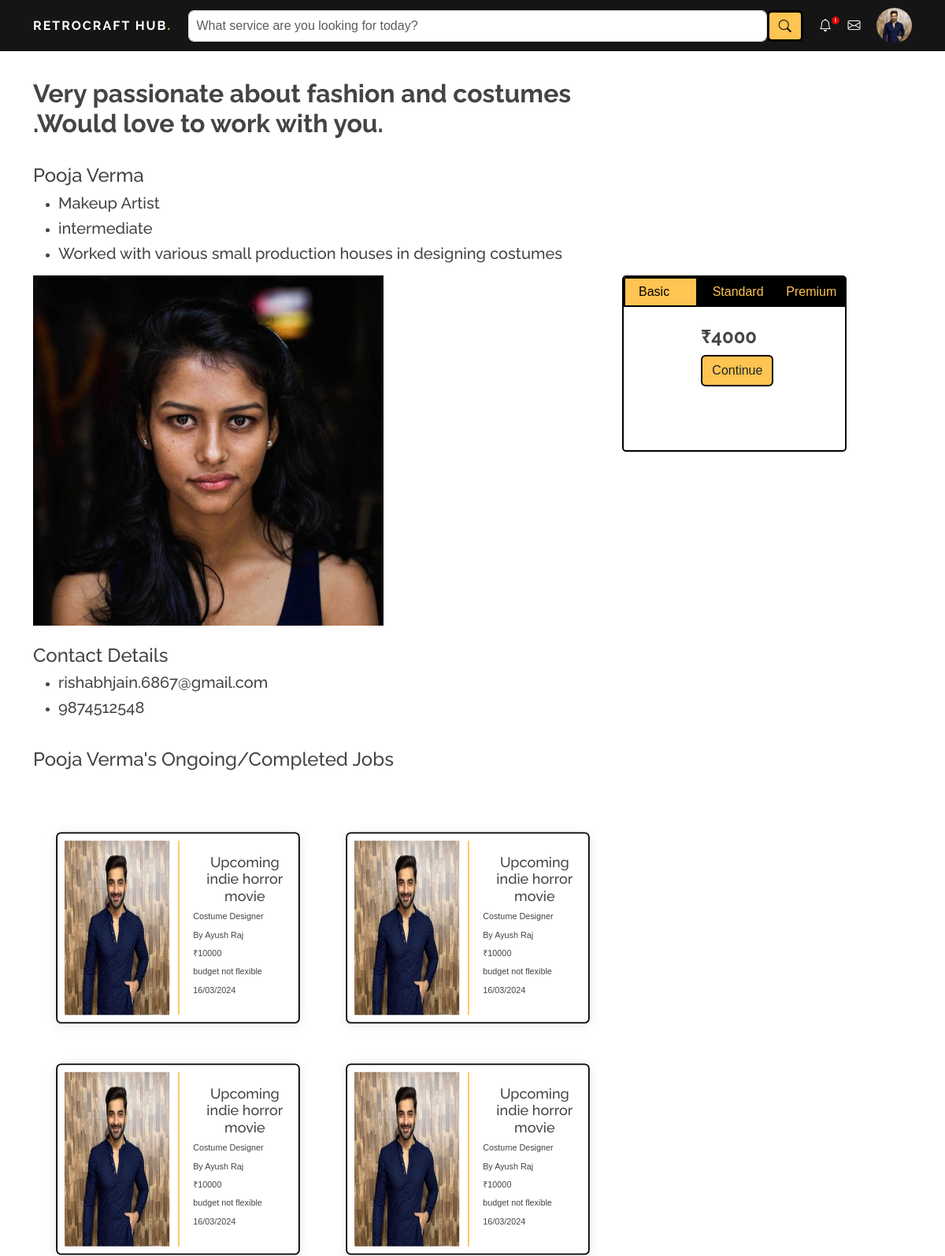
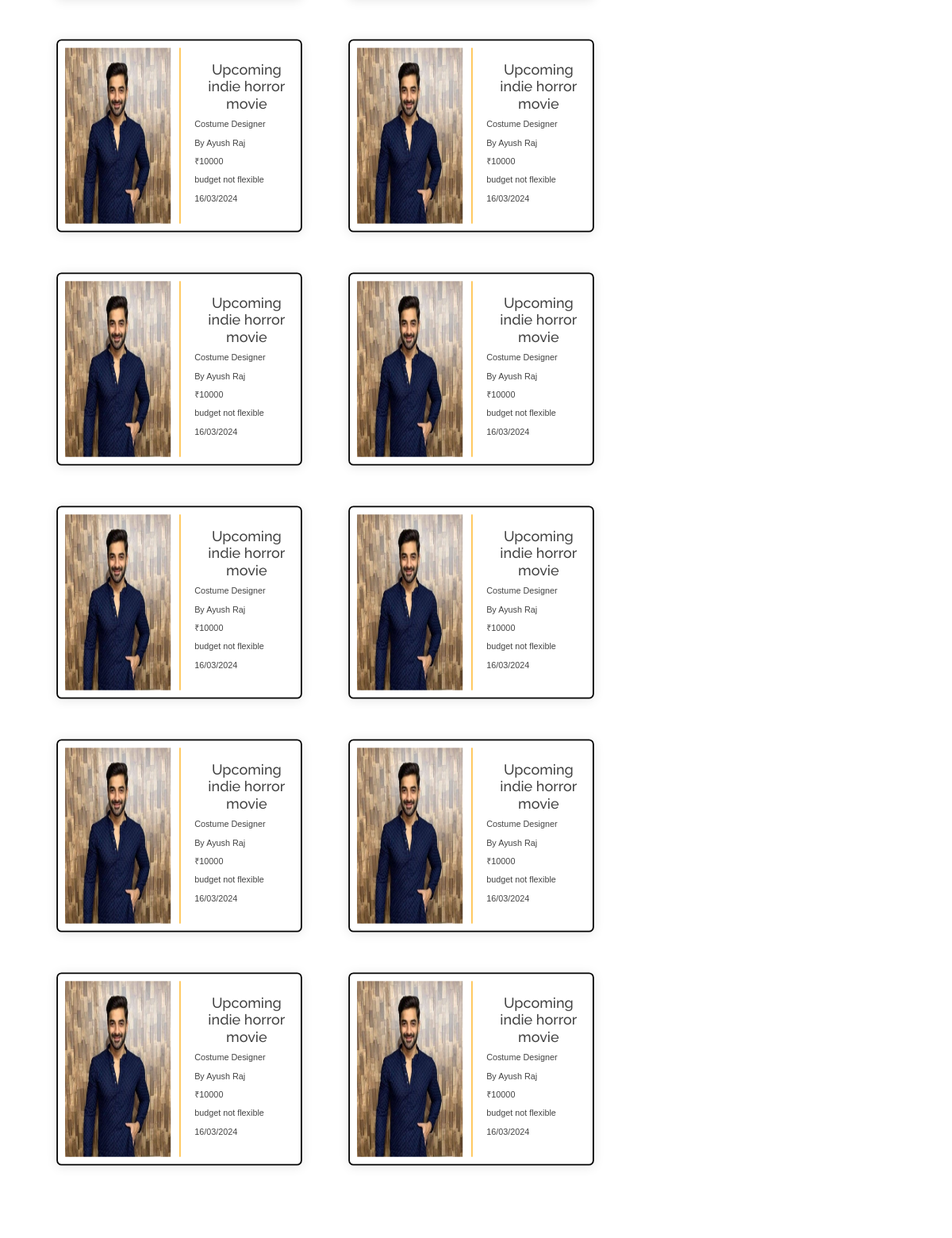
Screenshot of /professional_pp?user_id=8&professional_id=2 (signed in, upper part) with the database file from the repository (2 pictures, top to bottom).
### main.py (models this page shows)
    class User(UserMixin, db.Model):
        id = db.Column(db.Integer, primary_key=True)
        username = db.Column(db.String(20), unique=True, nullable=False)#email
        display_name=db.Column(db.String(20), nullable=False)#display name
        password = db.Column(db.String(60), nullable=False)
        v= db.Column(db.Integer, default=False)
        profile_picture = db.Column(db.String, nullable=True)
        purpose = db.Column(db.String(20), nullable=True)
        team_size=db.Column(db.Integer, nullable=True)
        phone_no = db.Column(db.Integer, nullable=True)
        experience = db.Column(db.String(20), nullable=True)
        occupation = db.Column(db.String(100), nullable=True)
        skills = db.Column(db.String(255), nullable=True)
        description = db.Column(db.Text, nullable=True)
        pricing1 = db.Column(db.Integer, nullable=True)
        pricing2 = db.Column(db.Integer, nullable=True)
        pricing3 = db.Column(db.Integer, nullable=True)

    class Brief(db.Model):
        id = db.Column(db.Integer, primary_key=True)
        project_title = db.Column(db.String(100),unique=True ,nullable=False)
        project_category = db.Column(db.String(100), nullable=False)
        project_description = db.Column(db.Text, nullable=False)
        project_budget = db.Column(db.Integer, nullable=False)
        budget_flexible = db.Column(db.String(10), nullable=False)
        project_timing = db.Column(db.String(100), nullable=False)
        producer_id = db.Column(db.Integer, db.ForeignKey('user.id'), nullable=False)
        producer = db.relationship('User', backref=db.backref('briefs', lazy=True))

### main.py (the view, shortened to what this page needs)
    @app.route('/professional_pp', methods=['GET', 'POST'])
    @login_required
    def professional_pp():
        if request.method == 'GET':
            user_id=request.args.get('user_id', 'Default')
            professional_id=request.args.get('professional_id', 'Default')
            professional=User.query.filter_by(id=professional_id).first()
            professional_jobs=Job.query.filter_by(professional_id=professional_id).all()
            length=len(professional_jobs)
            message=""
            if professional_jobs:
                producers=[]
                briefs=[]
                for job in professional_jobs:
                    producer=User.query.filter_by(id=job.producer_id).first()
                    producers.append(producer)
                    brief=Brief.query.filter_by(producer_id=producer.id).first()
                    briefs.append(brief)
            else:
                producers=[]
                briefs=[]
                professional_jobs=[]
                length=len(professional_jobs)
        return render_template('professional_profile_page.html',current_user=current_user,professional=professional,user_id=user_id,professional_jobs=professional_jobs,length=length,producers=producers,briefs=briefs,message=message)

### main.py (called while the page is built)
    @login_manager.user_loader
    def load_user(user_id):
        return User.query.get(int(user_id))

### templates/professional_profile_page.html (shortened to what this page needs)
<!DOCTYPE html>
<html lang="en">
<head>
  <link href="../static/assets/vendor/aos/aos.css" rel="stylesheet">
  <link href="../static/assets/vendor/bootstrap/css/bootstrap.min.css" rel="stylesheet">
  <link href="../static/assets/vendor/bootstrap-icons/bootstrap-icons.css" rel="stylesheet">
  <link href="../static/assets/vendor/boxicons/css/boxicons.min.css" rel="stylesheet">
  <link href="../static/assets/vendor/glightbox/css/glightbox.min.css" rel="stylesheet">
  <link href="../static/assets/vendor/remixicon/remixicon.css" rel="stylesheet">
  <link href="../static/assets/vendor/swiper/swiper-bundle.min.css" rel="stylesheet">
  <link href="../static/assets/css/style.css" rel="stylesheet">
</head>
<body>
  <header id="header" class="fixed-top new_header" style="padding:10px;">
    <div class="container d-flex align-items-center justify-content-lg-between " style="position:relative;">
      <h6 class="logo me-auto me-lg-0"><a href="index.html">RetroCraft Hub<span>.</span></a></h6>
    <form class="d-none d-lg-flex search_form">
        <input id="search_bar" type="text" class="form-control" placeholder="What service are you looking for today?">
        <button id="search_button" type="submit" class="btn btn-primary"><i class="bi bi-search"></i></button>
    </form>
  <div id="notification-bell" onclick="toggleNotificationDropdown()">
    <i id="notification-icon" class="bi bi-bell"></i>
    {% if message!='Default' %}
    <img src="../static/assets/img/new_notification.svg" alt="Notification" id="notification-img" style="margin-bottom:6px;position:absolute;width:10px;"></img>
    {% endif %}
  </div>
    <div id="chat" onclick="toggleChatDropdown()">
    <i class="bi bi-envelope messages"></i>
    </div>
      <div id="img_profile" onclick="window.location.href='/producer_profile_page_for_himself{{user_id}}'">
      <img src="{{ current_user.profile_picture }}" alt="Profile Picture" class="img-fluid rounded-circle" style="max-width: 45px;">
      </div>
    </div>
  </header>
  <div class="container" style="margin-top:100px;" data-aos="zoom-in">
    <div class="row">
        <div class="col-md-8 col-sm-1">
            <h2><strong>{{professional.description}}</strong></h2>
            <br>
            <h4>{{professional.display_name}}</h4>
            <ul>
                <li><h5>{{professional.occupation}}</h5></li>
                <li><h5>{{professional.experience}}</h5></li>
                <li><h5>{{professional.skills}}</h5></li>
            </ul>
            <img src="{{professional.profile_picture}}" alt="Profile Picture" class="img-fluid" style="max-width: 445px;">
            <br>
            <br>
            <h4>Contact Details</h4>
            <ul>
                <li><h5>{{professional.username}}</h5></li>
                <li><h5>{{professional.phone_no}}</h5></li>
            </ul>
            <br>
            <h4>{{professional.display_name}}'s Ongoing/Completed Jobs</h4>
            <div class="container" style="margin-top:40px;">
              {% for brief in briefs%}
                  {% if loop.index % 2 == 1 %}
                  <br>
                      <div class="row">
                  {% endif %}
                <div class="col-md-6 col-sm-1 " style="scale:0.9;">
                  <div class="card-body text-center" style="position:relative;">
                    <div class="row">
                      <div class="col-md-6">
                        <img src="{{producers[loop.index-1].profile_picture}}" alt="Project Image" style="width:100%;height:100%;">
                      </div>
                        <div class="col-md-6" style="border-left:2px solid #ffc451;font-size:12px;">
                            <br>
                            <h5 style="position:relative;width:fit-content;left:5%;">{{brief.project_title}}</h5>
                            <p style="margin-bottom:8px;position:relative;width:fit-content;left:5%;">{{brief.project_category}}</p>
                            <p style="margin-bottom:8px;position:relative;width:fit-content;left:5%;">By {{producers[loop.index-1].display_name}}</p>
                            <p style="margin-bottom:8px;position:relative;width:fit-content;left:5%;">₹{{brief.project_budget}}</p>
                            <p style="margin-bottom:8px;position:relative;width:fit-content;left:5%;">{{brief.budget_flexible}}</p>
                            <p style="margin-bottom:8px;position:relative;width:fit-content;left:5%;">{{brief.project_timing}}</p>
                            <br>
                        </div>
                    </div>
                </div>
                </div>
              {% if loop.index % 2 == 0 or loop.last %}
                  </div>
              {% endif %}
          {% endfor %}
                </div>
        </div>
        <div class="col-md-4 col-sm-1 pricing fixed-column" style="margin-top:250px;border:2px solid black;height:28vh;width:25%;right:8%;padding:0;">
            <div class="container">
                <div class="row">
                    <div class="col-md-4 basic opened" style="border:2px solid black;background-color:#ffc451;color:black;" onclick="openPackageDetails('basic')">
                        <p style="margin:5px;">Basic</p>
                    </div>
                    <div class="col-md-4 standard" style="border:2px solid black;" onclick="openPackageDetails('standard')">
                        <p style="margin:5px;">Standard</p>
                    </div>
                    <div class="col-md-4 premium" style="border:2px solid black;" onclick="openPackageDetails('premium')">
                        <p style="margin:5px;">Premium</p>
                    </div>
                </div>
            </div>
            <div class="basic_details" style:"display:block;" >
                <br>
                <h4><strong>₹{{professional.pricing1}}</strong></h4>
                <button class="btn submit_button" onclick="pricing(1,{{user_id}},{{professional.id}});window.location.href='/producer_dashboard{{user_id}}?message=Sucessfully booked with Artist: {{professional.display_name}}'">Continue</button>
            </div>
        </div>
    </div>
</div>
</body>
</html>

### static/assets/css/style.css (style rules this page uses)
body { font-family: "Open Sans", sans-serif; color: #444444; }
a { color: #ffc451; text-decoration: none; }
h1, h2, h3, h4, h5, h6 { font-family: "Raleway", sans-serif; }
#header { transition: all 0.5s; z-index: 997; padding: 15px 0; }
#header .logo { margin: 0; padding: 0; line-height: 1; font-weight: 700; letter-spacing: 2px; text-transform: uppercase; }
#header .logo a { color: #fff; }
#header .logo a span { color: #ffc451; }
body { font-family: Arial, Helvetica, sans-serif; }
* { box-sizing: border-box; }
.button_color , .submit_button { background-color: #ffc451; border: 2px solid black; }
.new_header { background-color:#151515; }
.search_form { position: relative; width: 70%; height:40px; border-radius: 7px; }
#search_button { background-color: #ffc451; border: 3px solid black; color: black; }
#search_bar { width: 95%; padding: 9px 10px; border-radius: 7px; }
.bi-bell { color:white; transition:all 0.3s; }
.messages { color:white; transition:all 0.3s; }
.card-body { border: 2px solid black; border-radius: 7px; padding:10px; transition:all 0.3s; height: 100%; box-shadow: 0px 2px 15px rgba(0, 0, 0, 0.1); transition: all 0.3s ease-in-out; }
.basic_details , .standard_details , .premium_details { width: min-content; position: relative; left: 35%; transition:all 0.5s; }
.opened { display: block; background-color: #ffc451; color: black; border:2px solid black; transition: all 0.3s ease-in-out; }
.pricing { transition: all 0.3s ease-in-out; border-radius: 5px; border:2px solid black; padding: 10px; }
.basic , .standard , .premium { background-color: black; color: #ffc451; transition: all 0.3s ease-in-out; }
#img_profile { scale:1; transition:all 0.3s; cursor:pointer; }
.fixed-column { position: sticky; height: 100vh; overflow-y: auto; }

### rows the page displays
User: profile_picture (picture), display_name "Ayush Raj"
User: description "Very passionate about fashion and costumes .Would love to work with you.", display_name "Pooja Verma", occupation "Makeup Artist", experience "intermediate", skills "Worked with various small production houses in designing costumes", profile_picture (picture), username "rishabhjain.6867@gmail.com", phone_no "9874512548", pricing1 "4000"
Brief: profile_picture (picture), project_title "Upcoming indie horror movie", project_category "Costume Designer", project_budget "10000", budget_flexible "budget not flexible", project_timing "16/03/2024"
